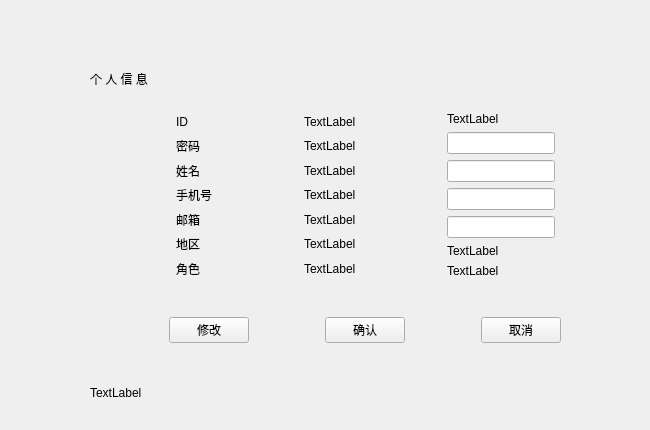
   <widget class="QWidget" name="p6">
    <widget class="QWidget" name="table" native="true">
     <property name="geometry">
      <rect>
       <x>90</x>
       <y>70</y>
       <width>551</width>
       <height>351</height>
      </rect>
     </property>
     <layout class="QVBoxLayout" name="verticalLayout_11">
      <item>
       <widget class="QLabel" name="title">
        <property name="sizePolicy">
         <sizepolicy hsizetype="Fixed" vsizetype="Fixed">
          <horstretch>0</horstretch>
          <verstretch>0</verstretch>
         </sizepolicy>
        </property>
        <property name="text">
         <string>个 人 信 息</string>
        </property>
       </widget>
      </item>
      <item>
       <widget class="QWidget" name="widget" native="true">
        <layout class="QHBoxLayout" name="horizontalLayout">
         <item>
          <spacer name="horizontalSpacer">
           <property name="orientation">
            <enum>Qt::Horizontal</enum>
           </property>
           <property name="sizeHint" stdset="0">
            <size>
             <width>40</width>
             <height>20</height>
            </size>
           </property>
          </spacer>
         </item>
         <item>
          <widget class="QWidget" name="fir" native="true">
           <layout class="QVBoxLayout" name="verticalLayout_10">
            <item>
             <widget class="QLabel" name="id">
              <property name="text">
               <string>ID</string>
              </property>
             </widget>
            </item>
            <item>
             <widget class="QLabel" name="pas">
              <property name="text">
               <string>密码</string>
              </property>
             </widget>
            </item>
            <item>
             <widget class="QLabel" name="name">
              <property name="text">
               <string>姓名</string>
              </property>
             </widget>
            </item>
            <item>
             <widget class="QLabel" name="phone">
              <property name="text">
               <string>手机号</string>
              </property>
             </widget>
            </item>
            <item>
             <widget class="QLabel" name="addr">
              <property name="text">
               <string>邮箱</string>
              </property>
             </widget>
            </item>
            <item>
             <widget class="QLabel" name="area">
              <property name="text">
               <string>地区</string>
              </property>
             </widget>
            </item>
            <item>
             <widget class="QLabel" name="pow">
              <property name="text">
               <string>角色</string>
              </property>
             </widget>
            </item>
           </layout>
          </widget>
         </item>
         <item>
          <spacer name="horizontalSpacer_3">
           <property name="orientation">
            <enum>Qt::Horizontal</enum>
           </property>
           <property name="sizeHint" stdset="0">
            <size>
             <width>40</width>
             <height>20</height>
            </size>
           </property>
          </spacer>
         </item>
         <item>
          <widget class="QWidget" name="sec" native="true">
           <layout class="QVBoxLayout" name="verticalLayout">
            <item>
             <widget class="QLabel" name="idout">
              <property name="text">
               <string>TextLabel</string>
              </property>
             </widget>
            </item>
            <item>
             <widget class="QLabel" name="pasout">
              <property name="text">
               <string>TextLabel</string>
              </property>
             </widget>
            </item>
            <item>
             <widget class="QLabel" name="nameout">
              <property name="text">
               <string>TextLabel</string>
              </property>
             </widget>
            </item>
            <item>
             <widget class="QLabel" name="phoneout">
              <property name="text">
               <string>TextLabel</string>
              </property>
             </widget>
            </item>
            <item>
             <widget class="QLabel" name="addrout">
              <property name="text">
               <string>TextLabel</string>
              </property>
             </widget>
            </item>
            <item>
             <widget class="QLabel" name="areaout">
              <property name="text">
               <string>TextLabel</string>
              </property>
             </widget>
            </item>
            <item>
             <widget class="QLabel" name="powout">
              <property name="text">
               <string>TextLabel</string>
              </property>
             </widget>
            </item>
           </layout>
          </widget>
         </item>
         <item>
          <spacer name="horizontalSpacer_4">
           <property name="orientation">
            <enum>Qt::Horizontal</enum>
           </property>
           <property name="sizeHint" stdset="0">
            <size>
             <width>40</width>
             <height>20</height>
            </size>
           </property>
          </spacer>
         </item>
         <item>
          <widget class="QWidget" name="thr" native="true">
           <layout class="QVBoxLayout" name="verticalLayout_9">
            <item>
             <widget class="QLabel" name="iderr">
              <property name="text">
               <string>TextLabel</string>
              </property>
             </widget>
            </item>
            <item>
             <widget class="QLineEdit" name="pasin"/>
            </item>
            <item>
             <widget class="QLineEdit" name="namein"/>
            </item>
            <item>
             <widget class="QLineEdit" name="phonein"/>
            </item>
            <item>
             <widget class="QLineEdit" name="addrin"/>
            </item>
            <item>
             <widget class="QLabel" name="areaerr">
              <property name="text">
               <string>TextLabel</string>
              </property>
             </widget>
            </item>
            <item>
             <widget class="QLabel" name="powerr">
              <property name="text">
               <string>TextLabel</string>
              </property>
             </widget>
            </item>
           </layout>
          </widget>
         </item>
         <item>
          <spacer name="horizontalSpacer_2">
           <property name="orientation">
            <enum>Qt::Horizontal</enum>
           </property>
           <property name="sizeHint" stdset="0">
            <size>
             <width>40</width>
             <height>20</height>
            </size>
           </property>
          </spacer>
         </item>
        </layout>
       </widget>
      </item>
      <item>
       <widget class="QWidget" name="widget_5" native="true">
        <layout class="QHBoxLayout" name="horizontalLayout_2">
         <item>
          <widget class="QPushButton" name="alter">
           <property name="sizePolicy">
            <sizepolicy hsizetype="Fixed" vsizetype="Fixed">
             <horstretch>0</horstretch>
             <verstretch>0</verstretch>
            </sizepolicy>
           </property>
           <property name="text">
            <string>修改</string>
           </property>
          </widget>
         </item>
         <item>
          <widget class="QPushButton" name="submit">
           <property name="sizePolicy">
            <sizepolicy hsizetype="Fixed" vsizetype="Fixed">
             <horstretch>0</horstretch>
             <verstretch>0</verstretch>
            </sizepolicy>
           </property>
           <property name="text">
            <string>确认</string>
           </property>
          </widget>
         </item>
         <item>
          <widget class="QPushButton" name="cancel">
           <property name="sizePolicy">
            <sizepolicy hsizetype="Fixed" vsizetype="Fixed">
             <horstretch>0</horstretch>
             <verstretch>0</verstretch>
            </sizepolicy>
           </property>
           <property name="text">
            <string>取消</string>
           </property>
          </widget>
         </item>
        </layout>
       </widget>
      </item>
      <item>
       <widget class="QLabel" name="err">
        <property name="text">
         <string>TextLabel</string>
        </property>
       </widget>
      </item>
     </layout>
    </widget>
   </widget>
